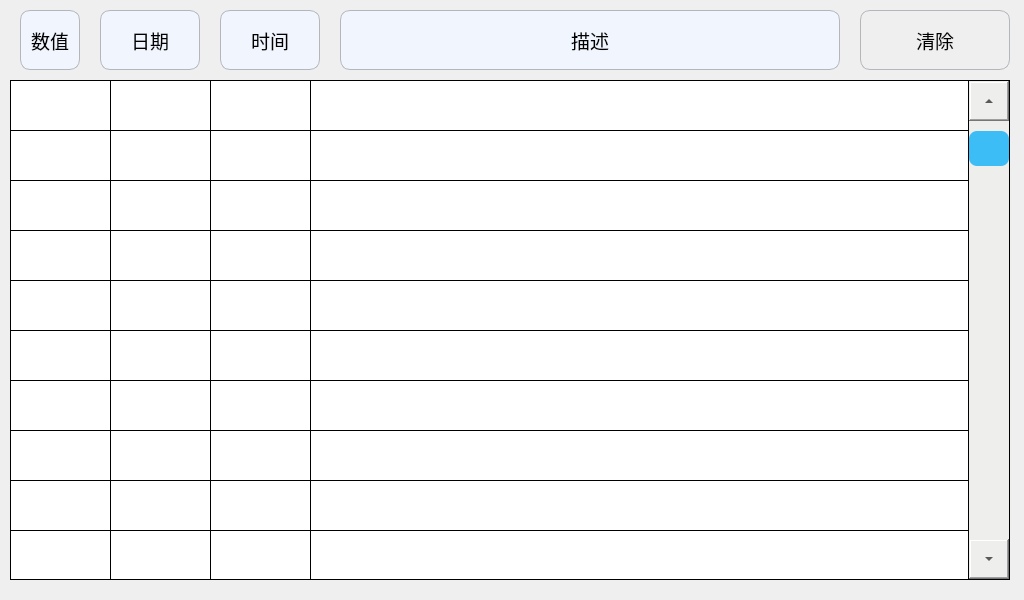
<?xml version="1.0" encoding="UTF-8"?>
<ui version="4.0">
 <class>AlarmPage</class>
 <widget class="QWidget" name="AlarmPage">
  <property name="geometry">
   <rect>
    <x>0</x>
    <y>0</y>
    <width>1024</width>
    <height>600</height>
   </rect>
  </property>
  <property name="minimumSize">
   <size>
    <width>1024</width>
    <height>600</height>
   </size>
  </property>
  <property name="maximumSize">
   <size>
    <width>1024</width>
    <height>600</height>
   </size>
  </property>
  <property name="windowTitle">
   <string>Form</string>
  </property>
  <widget class="QTableWidget" name="table_alarm">
   <property name="geometry">
    <rect>
     <x>10</x>
     <y>80</y>
     <width>1000</width>
     <height>500</height>
    </rect>
   </property>
   <property name="minimumSize">
    <size>
     <width>1000</width>
     <height>500</height>
    </size>
   </property>
   <property name="maximumSize">
    <size>
     <width>1000</width>
     <height>500</height>
    </size>
   </property>
   <property name="styleSheet">
    <string notr="true">QTableWidget{
	background-color:white;
	border:1px solid black;
	gridline-color:black;
}

 QScrollBar:vertical
{ /*滑块设置*/
	width:40px;
	background: rgb(238, 238, 236);
	margin:0px,0px,0px,0px;
	padding-top:50px;
	padding-bottom:50px;
}
QScrollBar::handle:vertical
{/*滑块样式设置，背景色，四角倒角4px*/
	background: rgb(60, 189, 245);
	border-radius:8px;
}
/*设置上键头*/
QScrollBar::sub-line:vertical
{
	height:60px;width:40px;
	border-image:url(:/AlarmPage/alarmpage_images/up.png)；
}
/*设置下键头*/
QScrollBar::add-line:vertical
{
	height:60px;width:40px;
	border-image:url(:/AlarmPage/alarmpage_images/down.png)；
}
/*按压时的颜色*/
QScrollBar::handle:vertical:hover
{
	background:rgb(46, 165, 250);
	border-radius:4px;
}

</string>
   </property>
   <property name="lineWidth">
    <number>1</number>
   </property>
   <property name="midLineWidth">
    <number>0</number>
   </property>
   <property name="verticalScrollBarPolicy">
    <enum>Qt::ScrollBarAlwaysOn</enum>
   </property>
   <property name="horizontalScrollBarPolicy">
    <enum>Qt::ScrollBarAlwaysOff</enum>
   </property>
   <property name="sizeAdjustPolicy">
    <enum>QAbstractScrollArea::AdjustIgnored</enum>
   </property>
   <property name="autoScrollMargin">
    <number>16</number>
   </property>
   <property name="selectionBehavior">
    <enum>QAbstractItemView::SelectRows</enum>
   </property>
   <property name="showGrid">
    <bool>true</bool>
   </property>
   <property name="sortingEnabled">
    <bool>false</bool>
   </property>
   <property name="rowCount">
    <number>100</number>
   </property>
   <property name="columnCount">
    <number>4</number>
   </property>
   <attribute name="horizontalHeaderVisible">
    <bool>false</bool>
   </attribute>
   <attribute name="horizontalHeaderCascadingSectionResizes">
    <bool>false</bool>
   </attribute>
   <attribute name="horizontalHeaderMinimumSectionSize">
    <number>75</number>
   </attribute>
   <attribute name="horizontalHeaderDefaultSectionSize">
    <number>100</number>
   </attribute>
   <attribute name="horizontalHeaderHighlightSections">
    <bool>false</bool>
   </attribute>
   <attribute name="horizontalHeaderShowSortIndicator" stdset="0">
    <bool>false</bool>
   </attribute>
   <attribute name="horizontalHeaderStretchLastSection">
    <bool>true</bool>
   </attribute>
   <attribute name="verticalHeaderVisible">
    <bool>false</bool>
   </attribute>
   <attribute name="verticalHeaderCascadingSectionResizes">
    <bool>false</bool>
   </attribute>
   <attribute name="verticalHeaderMinimumSectionSize">
    <number>21</number>
   </attribute>
   <attribute name="verticalHeaderDefaultSectionSize">
    <number>50</number>
   </attribute>
   <attribute name="verticalHeaderHighlightSections">
    <bool>true</bool>
   </attribute>
   <attribute name="verticalHeaderShowSortIndicator" stdset="0">
    <bool>false</bool>
   </attribute>
   <attribute name="verticalHeaderStretchLastSection">
    <bool>false</bool>
   </attribute>
   <row/>
   <row/>
   <row/>
   <row/>
   <row/>
   <row/>
   <row/>
   <row/>
   <row/>
   <row/>
   <row/>
   <row/>
   <row/>
   <row/>
   <row/>
   <row/>
   <row/>
   <row/>
   <row/>
   <row/>
   <row/>
   <row/>
   <row/>
   <row/>
   <row/>
   <row/>
   <row/>
   <row/>
   <row/>
   <row/>
   <row/>
   <row/>
   <row/>
   <row/>
   <row/>
   <row/>
   <row/>
   <row/>
   <row/>
   <row/>
   <row/>
   <row/>
   <row/>
   <row/>
   <row/>
   <row/>
   <row/>
   <row/>
   <row/>
   <row/>
   <row/>
   <row/>
   <row/>
   <row/>
   <row/>
   <row/>
   <row/>
   <row/>
   <row/>
   <row/>
   <row/>
   <row/>
   <row/>
   <row/>
   <row/>
   <row/>
   <row/>
   <row/>
   <row/>
   <row/>
   <row/>
   <row/>
   <row/>
   <row/>
   <row/>
   <row/>
   <row/>
   <row/>
   <row/>
   <row/>
   <row/>
   <row/>
   <row/>
   <row/>
   <row/>
   <row/>
   <row/>
   <row/>
   <row/>
   <row/>
   <row/>
   <row/>
   <row/>
   <row/>
   <row/>
   <row/>
   <row/>
   <row/>
   <row/>
   <row/>
   <column>
    <property name="text">
     <string/>
    </property>
   </column>
   <column>
    <property name="text">
     <string/>
    </property>
   </column>
   <column>
    <property name="text">
     <string/>
    </property>
   </column>
   <column>
    <property name="text">
     <string/>
    </property>
   </column>
  </widget>
  <widget class="QLabel" name="label_37">
   <property name="geometry">
    <rect>
     <x>20</x>
     <y>10</y>
     <width>60</width>
     <height>60</height>
    </rect>
   </property>
   <property name="minimumSize">
    <size>
     <width>60</width>
     <height>60</height>
    </size>
   </property>
   <property name="maximumSize">
    <size>
     <width>60</width>
     <height>60</height>
    </size>
   </property>
   <property name="font">
    <font>
     <pointsize>14</pointsize>
    </font>
   </property>
   <property name="styleSheet">
    <string notr="true">background-color:#F1F5FE;
border-style:solid; /*边框风格*/
border-width:1px;/*边框宽度*/
border-color:#B4B6BC; /*边框颜色*/
border-radius:10px; /*边框倒角*/</string>
   </property>
   <property name="text">
    <string>数值</string>
   </property>
   <property name="alignment">
    <set>Qt::AlignCenter</set>
   </property>
  </widget>
  <widget class="QLabel" name="label_38">
   <property name="geometry">
    <rect>
     <x>100</x>
     <y>10</y>
     <width>100</width>
     <height>60</height>
    </rect>
   </property>
   <property name="minimumSize">
    <size>
     <width>100</width>
     <height>60</height>
    </size>
   </property>
   <property name="maximumSize">
    <size>
     <width>100</width>
     <height>60</height>
    </size>
   </property>
   <property name="font">
    <font>
     <pointsize>14</pointsize>
    </font>
   </property>
   <property name="styleSheet">
    <string notr="true">background-color:#F1F5FE;
border-style:solid; /*边框风格*/
border-width:1px;/*边框宽度*/
border-color:#B4B6BC; /*边框颜色*/
border-radius:10px; /*边框倒角*/</string>
   </property>
   <property name="text">
    <string>日期</string>
   </property>
   <property name="alignment">
    <set>Qt::AlignCenter</set>
   </property>
  </widget>
  <widget class="QLabel" name="label_39">
   <property name="geometry">
    <rect>
     <x>220</x>
     <y>10</y>
     <width>100</width>
     <height>60</height>
    </rect>
   </property>
   <property name="minimumSize">
    <size>
     <width>100</width>
     <height>60</height>
    </size>
   </property>
   <property name="maximumSize">
    <size>
     <width>100</width>
     <height>60</height>
    </size>
   </property>
   <property name="font">
    <font>
     <pointsize>14</pointsize>
    </font>
   </property>
   <property name="styleSheet">
    <string notr="true">background-color:#F1F5FE;
border-style:solid; /*边框风格*/
border-width:1px;/*边框宽度*/
border-color:#B4B6BC; /*边框颜色*/
border-radius:10px; /*边框倒角*/</string>
   </property>
   <property name="text">
    <string>时间</string>
   </property>
   <property name="alignment">
    <set>Qt::AlignCenter</set>
   </property>
  </widget>
  <widget class="QLabel" name="label_40">
   <property name="geometry">
    <rect>
     <x>340</x>
     <y>10</y>
     <width>500</width>
     <height>60</height>
    </rect>
   </property>
   <property name="minimumSize">
    <size>
     <width>500</width>
     <height>60</height>
    </size>
   </property>
   <property name="maximumSize">
    <size>
     <width>500</width>
     <height>60</height>
    </size>
   </property>
   <property name="font">
    <font>
     <pointsize>14</pointsize>
    </font>
   </property>
   <property name="styleSheet">
    <string notr="true">background-color:#F1F5FE;
border-style:solid; /*边框风格*/
border-width:1px;/*边框宽度*/
border-color:#B4B6BC; /*边框颜色*/
border-radius:10px; /*边框倒角*/</string>
   </property>
   <property name="text">
    <string>描述</string>
   </property>
   <property name="alignment">
    <set>Qt::AlignCenter</set>
   </property>
  </widget>
  <widget class="QPushButton" name="Btn_clr">
   <property name="geometry">
    <rect>
     <x>860</x>
     <y>10</y>
     <width>150</width>
     <height>60</height>
    </rect>
   </property>
   <property name="minimumSize">
    <size>
     <width>150</width>
     <height>60</height>
    </size>
   </property>
   <property name="maximumSize">
    <size>
     <width>150</width>
     <height>60</height>
    </size>
   </property>
   <property name="font">
    <font>
     <pointsize>14</pointsize>
    </font>
   </property>
   <property name="styleSheet">
    <string notr="true">QPushButton
{
    background-color:#FFFFF; 
    border-style:solid; /*边框风格*/
    border-width:1px;/*边框宽度*/
    border-color:#B4B6BC; /*边框颜色*/
    border-radius:10px; /*边框倒角*/
}
QPushButton:pressed
{
    border-style:outset; /*边框风格*/
    background-color:qlineargradient(x1: 0, y1: 0, x2: 0, y2: 1, stop:0 #00befa, stop: 1 #0160ea);/*背景色*/
    border-width:1px;/*边框宽度*/
    border-color:#0055ff; /*边框颜色*/
    border-radius:10px; /*边框倒角*/
}</string>
   </property>
   <property name="text">
    <string>清除</string>
   </property>
   <property name="iconSize">
    <size>
     <width>40</width>
     <height>40</height>
    </size>
   </property>
  </widget>
 </widget>
 <resources/>
 <connections/>
</ui>
